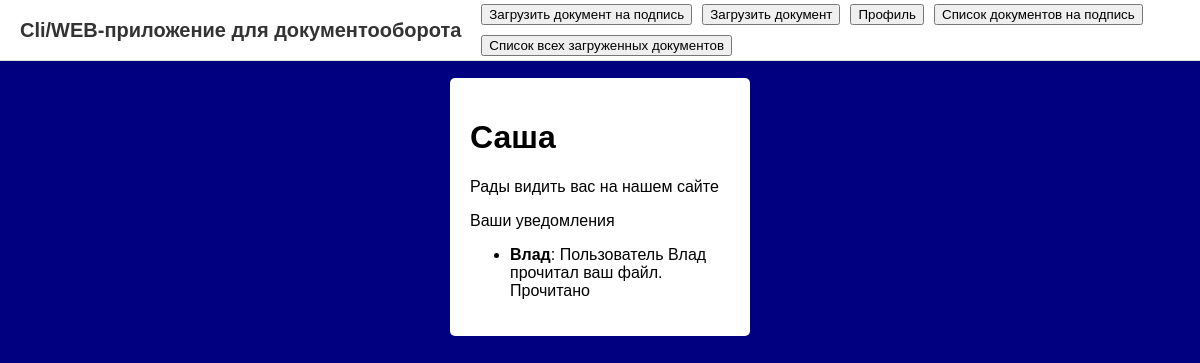
Page /account (signed in) on the earlier database version.
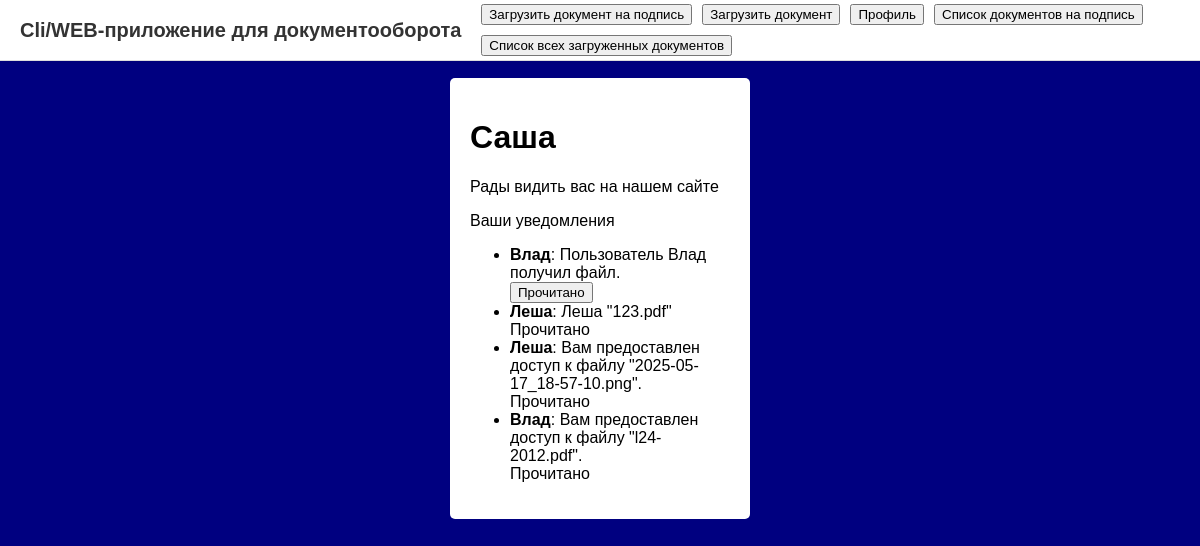
Same page on the later database version.
### blog/models.py (models this page shows)
class User(UserMixin, db.Model):
    id = db.Column(db.Integer, primary_key=True)
    username = db.Column(db.String(20), unique=True, nullable=False)
    password = db.Column(db.String(60),nullable=False)

class Notification(db.Model):
    id = db.Column(db.Integer, primary_key=True)
    user_id = db.Column(db.Integer, db.ForeignKey('user.id'))
    from_user_id = db.Column(db.Integer, db.ForeignKey('user.id'))
    message = db.Column(db.String(255), nullable=False)
    status = db.Column(db.String(10), default='unread')
    type = db.Column(db.String(20), default='general')
    created_at = db.Column(db.DateTime, default=datetime.utcnow)
    recipient = db.relationship('User', foreign_keys=[user_id], backref='notifications_received')
    sender = db.relationship('User', foreign_keys=[from_user_id], backref='notifications_sent')

### blog/user/routes.py (the view)
@users.route("/account", methods=['GET', 'POST'])
@login_required
def account():
    notifications = Notification.query.filter_by(user_id=current_user.id).order_by(Notification.created_at.desc()).all()
    return render_template("account.html", notifications=notifications)

### blog/__init__.py (called while the page is built)
def create_app():
    app = Flask(__name__)
    app.config.from_pyfile("settings.py")
    db.init_app(app)
    bcrypt.init_app(app)
    login_manager.init_app(app)
    login_manager.login_view = "users.login"
    login_manager.login_message_category = "info"
    @login_manager.user_loader
    def load_user(user_id):
        return User.query.get(int(user_id))
    from blog.main.routes import(main)
    from blog.user.routes import (users)
    app.register_blueprint(main)
    app.register_blueprint(users)
    return app

### blog/templates/account.html (shortened to what this page needs)
<!DOCTYPE html>
<html lang="en">
<head>
    <link rel="stylesheet" href="{{ url_for('static', filename='account.css') }}">
</head>
<body>
<div class="top-bar">
    <div class="logo">Cli/WEB-приложение для документооборота</div>
    <div class="nav-buttons">
<a href="{{ url_for('users.downoloads')}}">
    <button  type="button" class="btn btn-primary">Загрузить документ на подпись</button>
    </a>
        <a href="{{ url_for('users.downolads_2')}}">
    <button  type="button" class="btn btn-primary">Загрузить документ </button>
    </a>
        <a href="{{ url_for('users.account')}}">
    <button  type="button" class="btn btn-primary">Профиль</button>
    </a>
        <a href="{{ url_for('users.all_files')}}">
        <button onclick="">Список документов на подпись</button>
        </a>
        <a href="{{ url_for('users.all_uploaded_files')}}">
        <button onclick="">Список всех загруженных документов</button>
        </a>
    </div>
</div>
 <div class="login">
     <div class="login-screen">
     <h1>
     {{ current_user.username }}</h1>
    <p>Рады видить вас на нашем сайте</p>
         <p>Ваши уведомления</p>
<ul class="list-group mb-4">
    {% for n in notifications %}
        <li class="list-group-item d-flex justify-content-between align-items-center
            {% if n.status == 'unread' %}list-group-item-warning{% else %}list-group-item-light{% endif %}">
            <div>
                <strong>{{ n.sender.username }}</strong>: {{ n.message }}<br>
            </div>
            {% if n.status == 'unread' %}
                <form method="POST" action="{{ url_for('users.mark_notification_read', notification_id=n.id) }}">
                    <button type="submit" class="btn btn-sm btn-outline-success">Прочитано</button>
                </form>
            {% else %}
                <span class="badge badge-success">Прочитано</span>
            {% endif %}
        </li>
    {% else %}
        <li class="list-group-item">Нет уведомлений.</li>
    {% endfor %}
</ul>
     </div>
</div>
</body>
</html>

### blog/static/account.css (style rules this page uses)
body { font-family: Arial; background-color: #000080; padding: 50px; }
.login { margin: 20px auto; width: 300px; }
.login-screen { background-color: #FFF; padding: 20px; border-radius: 5px }
.top-bar { position: fixed; top: 0; left: 0; width: 100%; height: 60px; background-color: white; border-bottom: 1px solid #ddd; display: flex; align-items: center; padding: 0 20px; box-shadow: 0 2px 4px rgba(0,0,0,0.05); z-index: 1000; }
.top-bar { position: fixed; top: 0; left: 0; width: 100%; height: 60px; background-color: white; border-bottom: 1px solid #ddd; display: flex; align-items: center; padding: 0 20px; box-shadow: 0 2px 4px rgba(0, 0, 0, 0.05); z-index: 1000; }
.logo { font-size: 20px; font-weight: bold; color: #333; margin-right: 20px; white-space: nowrap; }
.nav-buttons { display: flex; gap: 10px; flex-wrap: wrap; align-items: center; }

Differences in the rows shown:
no longer on this page (row edited): Notification: sender.username "Влад", message "Пользователь Влад прочитал ваш файл.", status "Прочитано"
added Notification: sender.username "Влад", message "Пользователь Влад получил файл."
added Notification: sender.username "Леша", message "Леша \"123.pdf\"", status "Прочитано"
added Notification: sender.username "Леша", message "Вам предоставлен доступ к файлу \"2025-05-17_18-57-10.png\".", status "Прочитано"
now on this page (row edited): Notification: sender.username "Влад", message "Вам предоставлен доступ к файлу \"l24-2012.pdf\".", status "Прочитано"
